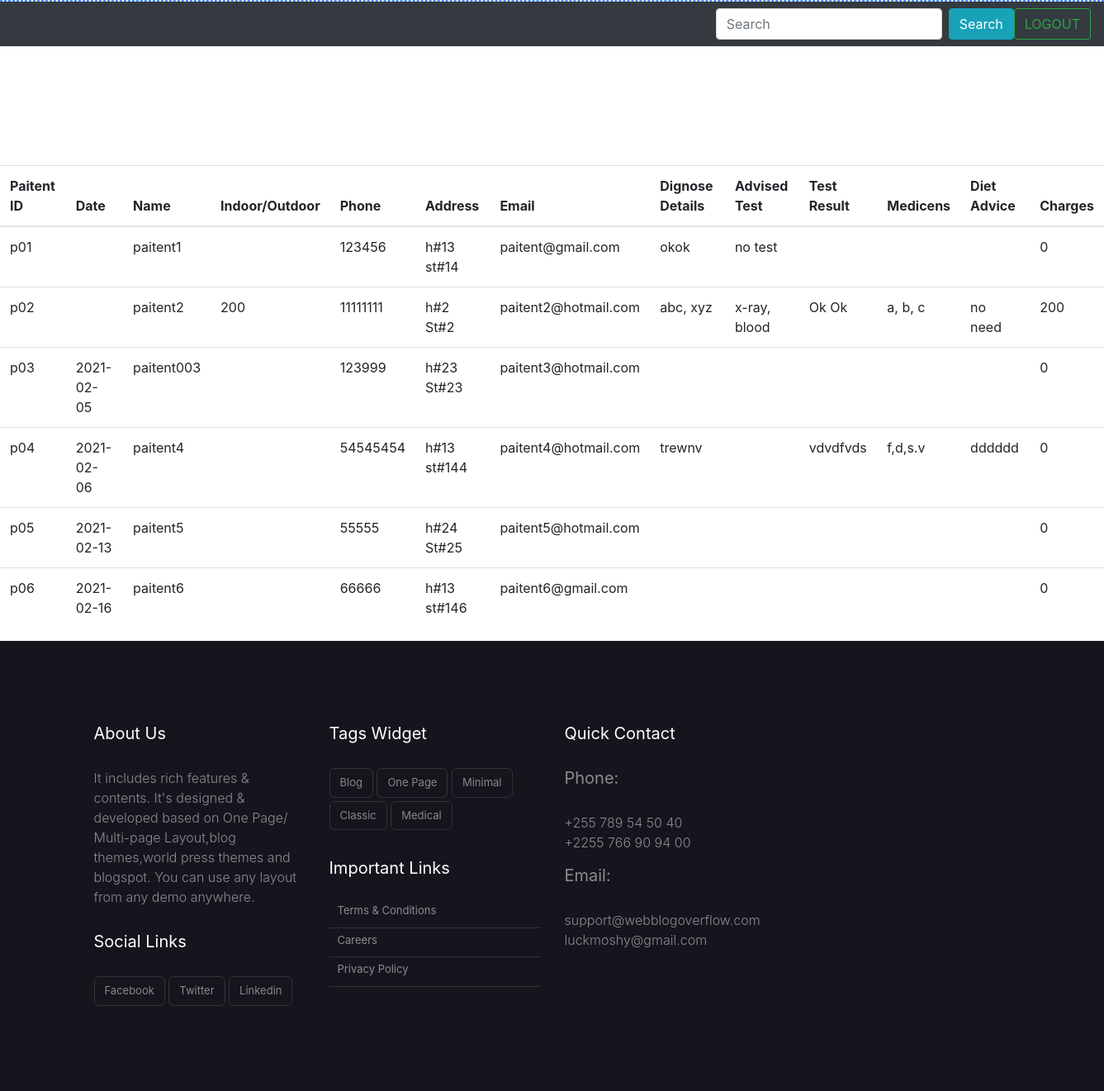
Page /doviewpaitents.php on the committed database.
### tables this page shows
CREATE TABLE `paitent` (
  `id` int(11) NOT NULL,
  `paitentno` varchar(11) NOT NULL,
  `date` date DEFAULT NULL,
  `name` varchar(50) NOT NULL,
  `paitenttype` varchar(50) NOT NULL,
  `phone` int(11) NOT NULL,
  `address` varchar(50) NOT NULL,
  `email` varchar(50) NOT NULL,
  `password` varchar(50) NOT NULL,
  `hintanswer` varchar(50) NOT NULL,
  `dignosdetails` varchar(500) NOT NULL,
  `fee` int(11) NOT NULL,
  `testadvise` varchar(50) NOT NULL,
  `testresult` varchar(100) NOT NULL,
  `medicines` varchar(100) NOT NULL,
  `dietadvice` varchar(500) NOT NULL
);

### doviewpaitents.php (the view, shortened to what this page needs)
<!DOCTYPE html>
<html>
  <head>
        <link href="//maxcdn.bootstrapcdn.com/bootstrap/4.1.1/css/bootstrap.min.css" rel="stylesheet" id="bootstrap-css">
    <link href="../../css/editor.css" rel="stylesheet">
    <link href="carousel.css" rel="stylesheet">
  </head>
    <body>
<header>
  <nav class="navbar navbar-expand-md navbar-dark bg-dark">
    <div class="collapse navbar-collapse" id="navbarCollapse">
      <form action="dosearch.php" method="post" class="form-inline mt-2 mt-md-0">
        <input class="form-control mr-sm-2" type="text" name="search" placeholder="Search" aria-label="Search">
        <input type="submit" class="btn btn-info" name="submit" value="Search" class="btn btn-outline-success my-2 my-sm-0" />
      </form>
      <form action="login.php" method="post" class="form-inline mt-2 mt-md-0">
      <button class="btn btn-outline-success my-2 my-sm-0" type="submit">LOGOUT</button>
      </form>
    </div>
  </nav>
</header>
    <table class="table" style="">
                    <thead>
                        <tr>
                            <th>Paitent ID</th>
                            <th>Date</th>
                            <th>Name</th>
                            <th>Indoor/Outdoor</th>
                            <th>Phone</th>
                            <th>Address</th>
                            <th>Email</th>
                            <th>Dignose Details</th>
                            <th>Advised Test</th>
                            <th>Test Result</th>
                            <th>Medicens</th>
                            <th>Diet Advice</th>
                            <th>Charges</th>
                        </tr>
                    </thead>
                    <tbody>
                        <?php
                            require("connect.php");
                            $query = " SELECT * FROM `paitent` ";
                            $data = mysqli_query($con,$query);
                            if($data)
                                {
                                    while ($row = $data->fetch_assoc())
                                        {
                                            echo "<tr><td> ". $row["paitentno"]. " </td><td> ". $row["date"].
                                             " </td><td> ". $row["name"]." </td><td> ". $row["paitenttype"]. " </td><td> ". $row["phone"]. "
                                             </td><td> ". $row["address"]. "</td><td> ". $row["email"]. "
                                             </td><td> ". $row["dignosdetails"]. "</td><td> ". $row["testadvise"]. "
                                             </td><td> ". $row["testresult"]. "</td><td> ". $row["medicines"].
                                             "</td><td> ". $row["dietadvice"]."</td><td> ". $row["fee"]. "</td></tr> <br> ";
                                        }
                                }
                            else {"ERROR";}
                        ?>
                    </tbody>
                </table>
    </body>
</html>
<?php include("footer.php"); ?>

### rows in the picture
paitent: paitentno "p01", name "paitent1", phone "123456", address "h#13 st#14", email "paitent@gmail.com", dignosdetails "okok", testadvise "no test", fee "0"
paitent: paitentno "p02", name "paitent2", paitenttype "200", phone "11111111", address "h#2 St#2", email "paitent2@hotmail.com", dignosdetails "abc, xyz", testadvise "x-ray, blood", testresult "Ok Ok", medicines "a, b, c", dietadvice "no need", fee "200"
paitent: paitentno "p03", date "2021-02-05", name "paitent003", phone "123999", address "h#23 St#23", email "paitent3@hotmail.com", fee "0"
paitent: paitentno "p04", date "2021-02-06", name "paitent4", phone "54545454", address "h#13 st#144", email "paitent4@hotmail.com", dignosdetails "trewnv", testresult "vdvdfvds", medicines "f,d,s.v", dietadvice "dddddd", fee "0"
paitent: paitentno "p05", date "2021-02-13", name "paitent5", phone "55555", address "h#24 St#25", email "paitent5@hotmail.com", fee "0"
paitent: paitentno "p06", date "2021-02-16", name "paitent6", phone "66666", address "h#13 st#146", email "paitent6@gmail.com", fee "0"
